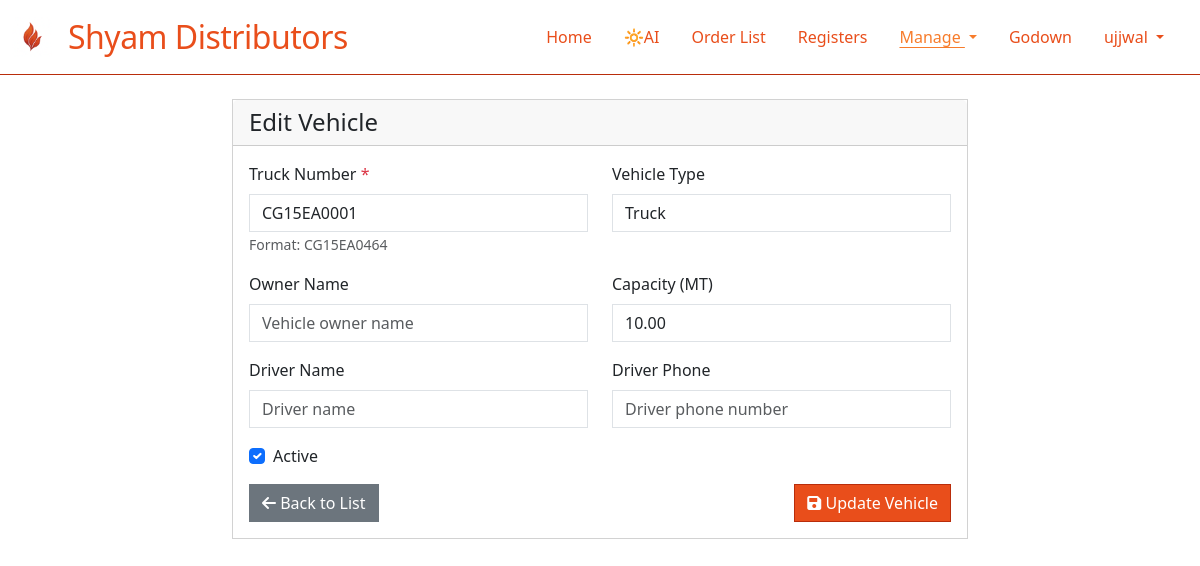
The app's page /orders/vehicles/edit/15/ (signed in) with its own data.
### sylvia/models.py (models this page shows, shortened)
class TenantBaseModel(models.Model):
    organization = models.ForeignKey(
        Organization,
        on_delete=models.PROTECT,
        help_text="Organization this record belongs to"
    )
    created_at = models.DateTimeField(auto_now_add=True)
    updated_at = models.DateTimeField(auto_now=True)
    created_by = models.ForeignKey(
        User,
        on_delete=models.SET_NULL,
        null=True,
        blank=True,
        related_name='created_%(class)s_set'  # Avoid reverse accessor clashes
    )
    objects = TenantManager()
    all_objects = models.Manager()
    class Meta:
        abstract = True
        indexes = [
            models.Index(fields=['organization', '-created_at']),
        ]

class Vehicle(TenantBaseModel):
    truck_number = models.CharField(max_length=20, validators=[  # unique=True removed - will be org-scoped
        RegexValidator(
            regex=r'^[A-Z]{2}\d{2}[A-Z]{1,2}\d{4}$',
            message="Enter a valid truck number (e.g., CG15EA0464)"
        )
    ])
    owner_name = models.CharField(max_length=100, blank=True)
    driver_name = models.CharField(max_length=100, blank=True)
    driver_phone = models.CharField(max_length=15, blank=True)
    capacity = models.DecimalField(max_digits=6, decimal_places=2, default=0)  # in MT
    vehicle_type = models.CharField(max_length=50, choices=[
        ('TRUCK', 'Truck'),
        ('TRAILER', 'Trailer'),
        ('CONTAINER', 'Container'),
        ('OTHER', 'Other')
    ], default='TRUCK')
    is_active = models.BooleanField(default=True)
    class Meta:
        ordering = ['truck_number']
        unique_together = [
            ('organization', 'truck_number'),
        ]
        indexes = [
            models.Index(fields=['organization', 'is_active']),  # Filter active vehicles by org
            models.Index(fields=['organization', 'truck_number']),  # Quick vehicle lookups
        ]

### orders/views.py (the view)
# urls.py: path('vehicles/edit/<int:vehicle_id>/', edit_vehicle, name='edit_vehicle'),
@login_required
def edit_vehicle(request, vehicle_id):
    vehicle = get_object_or_404(Vehicle, id=vehicle_id)
    if request.method == 'POST':
        form = VehicleForm(request.POST, instance=vehicle)
        if form.is_valid():
            form.save()
            return redirect('vehicle_list')
    else:
        form = VehicleForm(instance=vehicle)
    context = {
        'form': form,
        'vehicle': vehicle,
        'title': 'Edit Vehicle',
        'action': 'Update'
    }
    return render(request, 'vehicles/vehicle_form.html', context)

### sylvia/context_processors.py (called while the page is built)
def organization_context(request):
    context = {}
    if request.user.is_authenticated:
        if hasattr(request.user, 'profile') and request.user.profile:
            context['user_organization'] = request.user.profile.organization
        else:
            context['user_organization'] = None
    return context

### sylvia/managers.py (called while the page is built)
    def get_queryset(self):
        queryset = super().get_queryset()
        organization = get_current_organization()
        if organization is not None:
            return queryset.filter(organization=organization)
        return queryset

### orders/templates/vehicles/vehicle_form.html (shortened to what this page needs)
{% extends 'base.html' %}
{% block content %}
<div class="container mt-4">
    <div class="row">
        <div class="col-md-8 offset-md-2">
            <div class="card">
                <div class="card-header">
                    <h4 class="mb-0">{{ title }}</h4>
                </div>
                <div class="card-body">
                    <form method="post">
                        <div class="row">
                            <div class="col-md-6">
                                <div class="mb-3">
                                    <label for="{{ form.truck_number.id_for_label }}" class="form-label">{{ form.truck_number.label }} <span class="text-danger">*</span></label>
                                    {{ form.truck_number }}
                                    <small class="form-text text-muted">Format: CG15EA0464</small>
                                </div>
                            </div>
                            <div class="col-md-6">
                                <div class="mb-3">
                                    <label for="{{ form.vehicle_type.id_for_label }}" class="form-label">{{ form.vehicle_type.label }}</label>
                                    {{ form.vehicle_type }}
                                </div>
                            </div>
                        </div>
                        <div class="row">
                            <div class="col-md-6">
                                <div class="mb-3">
                                    <label for="{{ form.owner_name.id_for_label }}" class="form-label">{{ form.owner_name.label }}</label>
                                    {{ form.owner_name }}
                                </div>
                            </div>
                            <div class="col-md-6">
                                <div class="mb-3">
                                    <label for="{{ form.capacity.id_for_label }}" class="form-label">{{ form.capacity.label }}</label>
                                    {{ form.capacity }}
                                </div>
                            </div>
                        </div>
                        <div class="row">
                            <div class="col-md-6">
                                <div class="mb-3">
                                    <label for="{{ form.driver_name.id_for_label }}" class="form-label">{{ form.driver_name.label }}</label>
                                    {{ form.driver_name }}
                                </div>
                            </div>
                            <div class="col-md-6">
                                <div class="mb-3">
                                    <label for="{{ form.driver_phone.id_for_label }}" class="form-label">{{ form.driver_phone.label }}</label>
                                    {{ form.driver_phone }}
                                </div>
                            </div>
                        </div>
                        <div class="row">
                            <div class="col-md-6">
                                <div class="mb-3 form-check">
                                    {{ form.is_active }}
                                    <label for="{{ form.is_active.id_for_label }}" class="form-check-label">{{ form.is_active.label }}</label>
                                </div>
                            </div>
                        </div>
                        <div class="d-flex justify-content-between">
                            <a href="{% url 'vehicle_list' %}" class="btn btn-secondary">
                                <i class="fas fa-arrow-left"></i> Back to List
                            </a>
                            <button type="submit" class="btn btn-primary">
                                <i class="fas fa-save"></i> {{ action }} Vehicle
                            </button>
                        </div>
                    </form>
                </div>
            </div>
        </div>
    </div>
</div>
{% endblock %}

### orders/templates/base.html (shortened to what this page needs)
{% load static %}
<!DOCTYPE html>
<html lang="en">
<head>
    <link href="https://cdn.jsdelivr.net/npm/bootstrap@5.3.0/dist/css/bootstrap.min.css" rel="stylesheet">
    <link rel="stylesheet" href="https://cdnjs.cloudflare.com/ajax/libs/font-awesome/6.0.0/css/all.min.css">
    <link rel="stylesheet" href="{% static 'orders/theme.css' %}?v=2.1">
</head>
<body>
    <nav class="navbar navbar-expand-lg">
      <div class="container-fluid">
        <a class="navbar-brand d-flex align-items-center" href="/">
          <img src="{% static 'orders/logo.png' %}" alt="Logo" class="navbar-logo">
          Shyam Distributors
        </a>
        <div class="collapse navbar-collapse" id="navbarNav">
          <ul class="navbar-nav ms-auto">
            <li class="nav-item"><a class="nav-link {% if request.path == '/' %}active{% endif %}" href="/">Home</a></li>
            <li class="nav-item"><a class="nav-link {% if '/orders/dispatch-table/' in request.path %}active{% endif %}" href="/orders/dispatch-table/">🔆AI</a></li>
            <li class="nav-item"><a class="nav-link {% if request.path == '/orders/orders/' %}active{% endif %}" href="/orders/orders/">Order List</a></li>
            <li class="nav-item"><a class="nav-link {% if request.path == '/orders/analytics/' %}active{% endif %}" href="/orders/analytics/">Registers</a></li>
            <li class="nav-item dropdown">
              <a class="nav-link dropdown-toggle {% if request.path == '/orders/order-workflow/' or '/orders/vehicles/' in request.path or '/orders/dealers/' in request.path %}active{% endif %}" href="#" role="button" data-bs-toggle="dropdown" aria-expanded="false">
                Manage
              </a>
            </li>
            <li class="nav-item"><a class="nav-link {% if '/godown/' in request.path %}active{% endif %}" href="/godown/">Godown</a></li>
            {% if user.is_authenticated %}
              <li class="nav-item dropdown">
                <a class="nav-link dropdown-toggle" href="#" role="button" data-bs-toggle="dropdown" aria-expanded="false">
                  {{ user.get_full_name|default:user.username }}
                </a>
              </li>
            {% else %}
              <li class="nav-item"><a class="nav-link {% if request.path == '/login/' %}active{% endif %}" href="/login/">Login</a></li>
            {% endif %}
          </ul>
        </div>
      </div>
    </nav>
    {% block content %}{% endblock %}
</body>
</html>

### orders/static/orders/theme.css (style rules this page uses)
:root { --primary: #e94e1b; --secondary: #f77c2b; --accent: #b92d0b; --background: #fff; --text: #2d2d2d; }
body { background: var(--background); color: var(--text); }
.navbar { background: #fff; color: var(--primary); border-radius: 0 !important; box-shadow: none; border-bottom: 1px solid var(--accent); }
.navbar .navbar-brand { color: var(--primary); font-size: 2rem; letter-spacing: -0.5px; }
.navbar .nav-link { color: var(--primary) !important; font-weight: 500; margin-right: 1rem; border-radius: 0 !important; }
.navbar .nav-link.active, .navbar .nav-link[aria-current="page"] { color: var(--secondary) !important; text-decoration: underline !important; text-underline-offset: 4px; }
.card, .table, .form-control, .btn, .form-select { border-radius: 0 !important; }
.btn-primary { background: var(--primary); border-color: var(--accent); color: #fff; }
.card, .form-control, .btn, .form-select { box-shadow: none !important; }
.navbar-logo { height: 40px; width: 40px; margin-right: 1rem; }

### records on screen
Vehicle: truck_number "CG15EA0001", vehicle_type "Truck", capacity "10.00", is_active "☑"

### other values on screen
{{ user.get_full_name|default:user.username }} "ujjwal"
{{ title }} "Edit Vehicle"
{{ action }} "Update"
